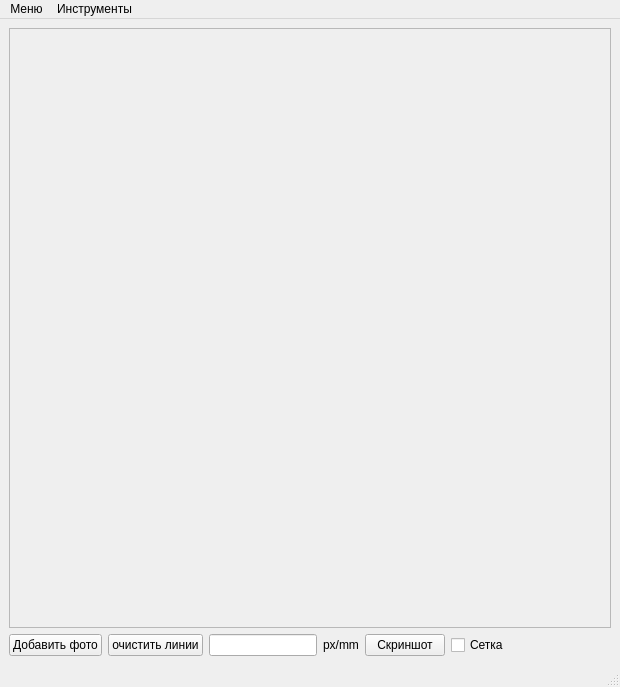
<?xml version="1.0" encoding="UTF-8"?>
<ui version="4.0">
 <class>MainWindow</class>
 <widget class="QMainWindow" name="MainWindow">
  <property name="geometry">
   <rect>
    <x>0</x>
    <y>0</y>
    <width>620</width>
    <height>687</height>
   </rect>
  </property>
  <property name="windowTitle">
   <string>MainWindow</string>
  </property>
  <widget class="QWidget" name="centralwidget">
   <layout class="QGridLayout" name="gridLayout">
    <item row="0" column="0" colspan="2">
     <widget class="QLabel" name="label">
      <property name="sizePolicy">
       <sizepolicy hsizetype="Preferred" vsizetype="Expanding">
        <horstretch>0</horstretch>
        <verstretch>0</verstretch>
       </sizepolicy>
      </property>
      <property name="frameShape">
       <enum>QFrame::StyledPanel</enum>
      </property>
      <property name="frameShadow">
       <enum>QFrame::Sunken</enum>
      </property>
      <property name="text">
       <string/>
      </property>
      <property name="alignment">
       <set>Qt::AlignCenter</set>
      </property>
      <property name="wordWrap">
       <bool>true</bool>
      </property>
     </widget>
    </item>
    <item row="1" column="0" colspan="2">
     <layout class="QHBoxLayout" name="horizontalLayout_2">
      <property name="spacing">
       <number>6</number>
      </property>
      <item>
       <widget class="QPushButton" name="pushButton">
        <property name="sizePolicy">
         <sizepolicy hsizetype="Preferred" vsizetype="Preferred">
          <horstretch>0</horstretch>
          <verstretch>0</verstretch>
         </sizepolicy>
        </property>
        <property name="text">
         <string>Добавить фото</string>
        </property>
       </widget>
      </item>
      <item>
       <widget class="QPushButton" name="pushButton_2">
        <property name="text">
         <string>очистить линии</string>
        </property>
       </widget>
      </item>
      <item>
       <widget class="QLineEdit" name="lineEdit">
        <property name="enabled">
         <bool>true</bool>
        </property>
       </widget>
      </item>
      <item>
       <widget class="QLabel" name="label_2">
        <property name="text">
         <string>px/mm</string>
        </property>
       </widget>
      </item>
      <item>
       <widget class="QPushButton" name="pushButton_3">
        <property name="text">
         <string>Скриншот</string>
        </property>
       </widget>
      </item>
      <item>
       <widget class="QCheckBox" name="checkBox">
        <property name="text">
         <string>Сетка</string>
        </property>
       </widget>
      </item>
      <item>
       <spacer name="horizontalSpacer">
        <property name="orientation">
         <enum>Qt::Horizontal</enum>
        </property>
        <property name="sizeType">
         <enum>QSizePolicy::Expanding</enum>
        </property>
        <property name="sizeHint" stdset="0">
         <size>
          <width>40</width>
          <height>20</height>
         </size>
        </property>
       </spacer>
      </item>
     </layout>
    </item>
   </layout>
  </widget>
  <widget class="QMenuBar" name="menubar">
   <property name="geometry">
    <rect>
     <x>0</x>
     <y>0</y>
     <width>620</width>
     <height>22</height>
    </rect>
   </property>
   <widget class="QMenu" name="menu">
    <property name="title">
     <string>Меню</string>
    </property>
    <addaction name="action"/>
    <addaction name="action_2"/>
   </widget>
   <widget class="QMenu" name="menu_2">
    <property name="title">
     <string>Инструменты</string>
    </property>
    <addaction name="action_3"/>
    <addaction name="action_4"/>
   </widget>
   <addaction name="menu"/>
   <addaction name="menu_2"/>
  </widget>
  <widget class="QStatusBar" name="statusbar"/>
  <action name="action">
   <property name="text">
    <string>Руководство для пользователя</string>
   </property>
  </action>
  <action name="action_2">
   <property name="text">
    <string>Справка</string>
   </property>
   <property name="toolTip">
    <string>Справка</string>
   </property>
  </action>
  <action name="action_3">
   <property name="text">
    <string>Толщина линейки</string>
   </property>
  </action>
  <action name="action_4">
   <property name="text">
    <string>Цвет линейки</string>
   </property>
  </action>
 </widget>
 <resources/>
 <connections/>
</ui>
